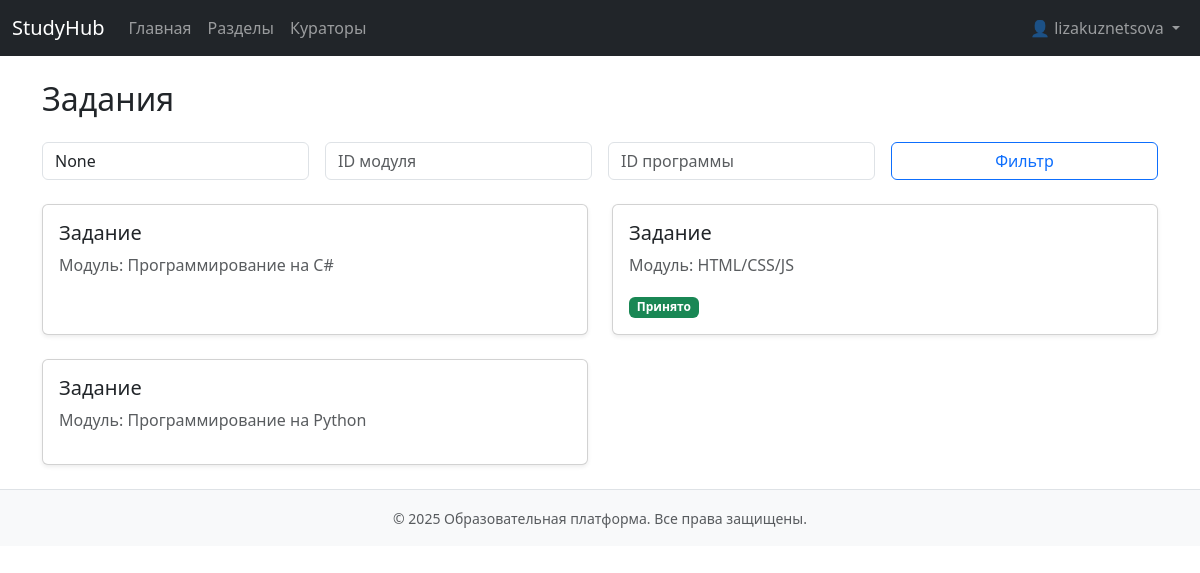
The page /assignments/ (signed in) on the database its author committed.
### app/models.py (models this page shows, shortened)
class Users(AbstractBaseUser, PermissionsMixin):
    first_name = models.CharField(max_length=100, verbose_name="Имя", blank=True)
    last_name = models.CharField(max_length=100, verbose_name="Фамилия", blank=True)
    middle_name = models.CharField(max_length=100, verbose_name="Отчество", blank=True)
    username = models.CharField(max_length=150, unique=True)
    password = models.CharField(max_length=255)
    is_active = models.BooleanField(default=True)
    is_staff = models.BooleanField(default=False)
    is_superuser = models.BooleanField(default=False)
    last_login = models.DateTimeField(null=True, blank=True)
    date_joined = models.DateTimeField(auto_now_add=True)
    createdat = models.DateTimeField(auto_now_add=True)
    groups = models.ManyToManyField(Group, related_name='customuser_set', blank=True)
    user_permissions = models.ManyToManyField(Permission, related_name='customuser_permissions', blank=True)
    favorites = models.ManyToManyField('Program', related_name='favorited_by', blank=True)
    USERNAME_FIELD = 'username'
    objects = UserManager()
    class Meta:
        db_table = 'users'

class Assignment(models.Model):
    module = models.ForeignKey(Module, on_delete=models.CASCADE, related_name='assignments')
    title = models.CharField(max_length=200)
    description = models.TextField()

class Module(models.Model):
    name = models.CharField(max_length=100)
    description = models.TextField()
    section = models.ForeignKey(Section, on_delete=models.CASCADE, related_name='modules')

class AssignmentSubmission(models.Model):
    assignment = models.ForeignKey(Assignment, on_delete=models.CASCADE, related_name='submissions')
    user = models.ForeignKey(Users, on_delete=models.CASCADE)
    answer_text = models.TextField(blank=True)
    answer_file = models.FileField(upload_to='submissions/', blank=True, null=True)
    status = models.CharField(max_length=20, choices=[
        ('submitted', 'Отправлено'),
        ('accepted', 'Принято'),
        ('rejected', 'Требует доработки')
    ], default='submitted')
    submitted_at = models.DateTimeField(auto_now_add=True)

### app/views.py (the view, shortened to what this page needs)
# urls.py: path('assignments/', views.assignments, name='assignments'),
@login_required
def assignments(request):
    user = request.user
    if not Enrollment.objects.filter(user=user, is_approved=True).exists():
        return render(request, 'assignments.html', {'message': 'Запишитесь на программу'})
    filters = Q()
    if status := request.GET.get('status'):
        filters &= Q(submissions__status=status)
    if module := request.GET.get('module'):
        filters &= Q(module_id=module)
    if program := request.GET.get('program'):
        filters &= Q(module__section__programs__id=program)
    assignments = Assignment.objects.filter(filters).distinct() if filters else Assignment.objects.all()
    assignments_with_submissions = []
    for assignment in assignments:
        submission = assignment.submissions.filter(user=user).first()
        assignments_with_submissions.append((assignment, submission))
    context = {
        'assignments_with_submissions': assignments_with_submissions,
        'status_filter': request.GET.get('status'),
        'module_filter': request.GET.get('module'),
        'program_filter': request.GET.get('program'),
        'is_curator': False
    }
    return render(request, 'assignments.html', context)

### app/context_processors.py (called while the page is built)
def user_roles(request):
    if not request.user.is_authenticated:
        return {
            'is_admin': False,
            'is_curator': False,
            'is_user': False,
        }
    is_admin_user = request.user.is_superuser or request.user.groups.filter(name='Администратор').exists()
    is_curator_user = False
    is_participant_user = False
    if not is_admin_user:
        is_curator_user = request.user.groups.filter(name='Куратор').exists()
        if not is_curator_user:
            is_participant_user = request.user.groups.filter(name='Пользователь').exists()
    return {
        'is_admin': is_admin_user,
        'is_curator': is_curator_user,
        'is_user': is_participant_user,
    }

### app/views.py (called while the page is built)
def in_group(user, name): return user.groups.filter(name=name).exists()

def is_curator(user): return in_group(user, 'Куратор')

### app/templates/assignments.html (shortened to what this page needs)
{% extends 'base.html' %}
{% block content %}
<h2 class="mb-4">Задания</h2>
{% if is_curator %}
  <a href="{% url 'assignment_create' %}" class="btn btn-primary mb-4">+ Новое задание</a>
  <form method="get" class="mb-4 row g-3">
    <div class="col-md-3">
      <input type="number" name="module" placeholder="ID модуля" class="form-control" value="{{ module_filter }}">
    </div>
    <div class="col-md-3">
      <input type="number" name="program" placeholder="ID программы" class="form-control" value="{{ program_filter }}">
    </div>
    <div class="col-md-3">
      <button type="submit" class="btn btn-outline-primary w-100">Фильтр</button>
    </div>
  </form>
  {% if assignments_with_submissions %}
    <div class="row row-cols-1 row-cols-md-2 g-4">
      {% for assignment, _ in assignments_with_submissions %}
        <div class="col">
          <div class="card h-100 shadow-sm">
            <div class="card-body">
              <h5 class="card-title">{{ assignment.title }}</h5>
              <p class="card-text text-muted">Модуль: {{ assignment.module.name }}</p>
            </div>
            <div class="card-footer d-flex justify-content-between">
                <div class="btn-group btn-group-sm" role="group">
                  <a href="{% url 'assignment_edit' assignment.id %}" class="btn btn-outline-secondary">
                    ✏️ Редактировать
                  </a>
                  <a href="{% url 'assignment_delete' assignment.id %}" class="btn btn-outline-danger">
                    🗑️ Удалить
                  </a>
                </div>
              </div>
          </div>
        </div>
      {% endfor %}
    </div>
  {% else %}
    <p class="text-muted">Заданий не найдено.</p>
  {% endif %}
{% else %}
  {% if message %}
    <p class="text-muted">{{ message }}</p>
  {% else %}
    <form method="get" class="mb-4 row g-3">
      <div class="col-md-3">
        <input type="text" name="status" placeholder="Статус: submitted / accepted / rejected" class="form-control" value="{{ status_filter }}">
      </div>
      <div class="col-md-3">
        <input type="number" name="module" placeholder="ID модуля" class="form-control" value="{{ module_filter }}">
      </div>
      <div class="col-md-3">
        <input type="number" name="program" placeholder="ID программы" class="form-control" value="{{ program_filter }}">
      </div>
      <div class="col-md-3">
        <button type="submit" class="btn btn-outline-primary w-100">Фильтр</button>
      </div>
    </form>
    {% if assignments_with_submissions %}
      <div class="row row-cols-1 row-cols-md-2 g-4">
        {% for assignment, submission in assignments_with_submissions %}
          <div class="col">
            <div class="card h-100 shadow-sm">
              <div class="card-body d-flex flex-column">
                <h5 class="card-title">
                  <a href="{% url 'assignment_detail' assignment.id %}" class="text-decoration-none text-dark">
                    {{ assignment.title }}
                  </a>
                </h5>
                <p class="card-text text-muted">Модуль: {{ assignment.module.name }}</p>
                <div class="mt-auto">
                  {% if submission %}
                    <span class="badge bg-{% if submission.status == 'accepted' %}success{% elif submission.status == 'submitted' %}warning{% else %}danger{% endif %}">
                      {{ submission.get_status_display }}
                    </span>
                  {% endif %}
                </div>
              </div>
            </div>
          </div>
        {% endfor %}
      </div>
    {% else %}
      <p class="text-muted">Задания не найдены.</p>
    {% endif %}
  {% endif %}
{% endif %}
{% endblock %}

### app/templates/header.html (shortened to what this page needs)
<nav class="navbar navbar-expand-lg navbar-dark bg-dark">
    <div class="container-fluid">
      <a class="navbar-brand" href="{% url 'index' %}">StudyHub</a>
      <div class="collapse navbar-collapse" id="navbarNav">
        <ul class="navbar-nav me-auto">
          {% if user.is_authenticated %}
            <li class="nav-item"><a class="nav-link" href="{% url 'index' %}">Главная</a></li>
            <li class="nav-item"><a class="nav-link" href="{% url 'sections' %}">Разделы</a></li>
            <li class="nav-item"><a class="nav-link" href="{% url 'curators' %}">Кураторы</a></li>
          {% endif %}
        </ul>
        <ul class="navbar-nav">
          {% if user.is_authenticated %}
            <li class="nav-item dropdown">
              <a class="nav-link dropdown-toggle" href="#" id="profileDropdown" role="button" data-bs-toggle="dropdown" aria-expanded="false">
                👤 {{ user.get_full_name|default:user.username }}
              </a>
            </li>
          {% else %}
            <li class="nav-item"><a class="nav-link" href="{% url 'login' %}">Войти</a></li>
            <li class="nav-item"><a class="nav-link" href="{% url 'register' %}">Регистрация</a></li>
          {% endif %}
        </ul>
      </div>
    </div>
  </nav>

### rows shown on the page
Users: get_full_name "lizakuznetsova"
Assignment: title "Задание", module.name "Программирование на C#"
Assignment: title "Задание", module.name "HTML/CSS/JS", status "Принято"
Assignment: title "Задание", module.name "Программирование на Python"

### other values the page prints
{{ year|default:2025 }} "2025"
